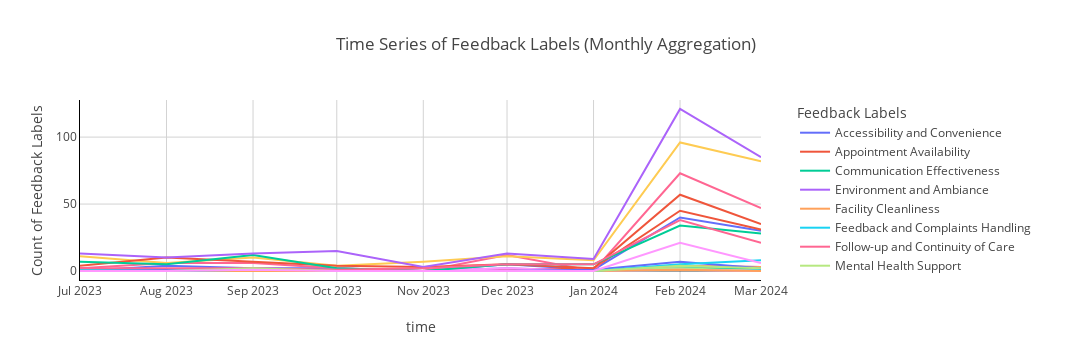

Notebook source saved alongside this figure:
### Code cell
import pandas as pd
import plotly.express as px
data = data[((data['sentiment_free_text'] == 'neutral') | (data['sentiment_free_text'] == 'positive'))]
data["time"] = pd.to_datetime(data["time"])

# Setting the 'time' column as the index
data.set_index("time", inplace=True)

# Grouping by month and 'feedback_labels' and then counting the occurrences
# Converting the time index to a period index for monthly resampling
data.index = data.index.to_period("M")
monthly_feedback_counts = (
    data.groupby([data.index, "feedback_labels"])
    .size()
    .unstack(fill_value=0)
)

# Converting the period index back to a timestamp for compatibility with Plotly
monthly_feedback_counts.index = monthly_feedback_counts.index.to_timestamp()

# Plotting the data using Plotly Express with custom line colors
fig1 = px.line(
    monthly_feedback_counts,
    x=monthly_feedback_counts.index,
    y=monthly_feedback_counts.columns,
    title="Time Series of Feedback Labels (Monthly Aggregation)",
    labels={"x": "Month", "value": "Count of Feedback Labels", "variable": "Feedback Labels"},
    color_discrete_sequence=px.colors.qualitative.Plotly,
)

# Updating the layout
fig1.update_layout(
    width=1100,
    legend=dict(title="Feedback Labels", x=1.05, y=1, xanchor="left", yanchor="top"),
    xaxis=dict(gridcolor="lightgray", showline=True, linewidth=1, linecolor="black"),
    yaxis=dict(gridcolor="lightgray", showline=True, linewidth=1, linecolor="black"),
    plot_bgcolor="white",
)

# Displaying the plot in Jupyter Notebook
fig1.show()

### Figure 1 — Plotly figure (JSON) as saved in the notebook; plotly's stock layout.template omitted (floating-point values rounded to 4 significant figures)
{"data": [{"hovertemplate": "feedback_labels=Accessibility and Convenience<br>time=%{x}<br>Count of Feedback Labels=%{y}<extra></extra>", "legendgroup": "Accessibility and Convenience", "line": {"color": "#636EFA", "dash": "solid"}, "marker": {"symbol": "circle"}, "mode": "lines", "name": "Accessibility and Convenience", "orientation": "v", "showlegend": true, "type": "scatter", "x": ["2023-07-01T00:00:00", "2023-08-01T00:00:00", "2023-09-01T00:00:00", "2023-10-01T00:00:00", "2023-11-01T00:00:00", "2023-12-01T00:00:00", "2024-01-01T00:00:00", "2024-02-01T00:00:00", "2024-03-01T00:00:00"], "xaxis": "x", "y": [0, 4, 2, 2, 0, 5, 1, 40, 30], "yaxis": "y"}, {"hovertemplate": "feedback_labels=Appointment Availability<br>time=%{x}<br>Count of Feedback Labels=%{y}<extra></extra>", "legendgroup": "Appointment Availability", "line": {"color": "#EF553B", "dash": "solid"}, "marker": {"symbol": "circle"}, "mode": "lines", "name": "Appointment Availability", "orientation": "v", "showlegend": true, "type": "scatter", "x": ["2023-07-01T00:00:00", "2023-08-01T00:00:00", "2023-09-01T00:00:00", "2023-10-01T00:00:00", "2023-11-01T00:00:00", "2023-12-01T00:00:00", "2024-01-01T00:00:00", "2024-02-01T00:00:00", "2024-03-01T00:00:00"], "xaxis": "x", "y": [2, 0, 1, 0, 0, 1, 2, 45, 31], "yaxis": "y"}, {"hovertemplate": "feedback_labels=Communication Effectiveness<br>time=%{x}<br>Count of Feedback Labels=%{y}<extra></extra>", "legendgroup": "Communication Effectiveness", "line": {"color": "#00CC96", "dash": "solid"}, "marker": {"symbol": "circle"}, "mode": "lines", "name": "Communication Effectiveness", "orientation": "v", "showlegend": true, "type": "scatter", "x": ["2023-07-01T00:00:00", "2023-08-01T00:00:00", "2023-09-01T00:00:00", "2023-10-01T00:00:00", "2023-11-01T00:00:00", "2023-12-01T00:00:00", "2024-01-01T00:00:00", "2024-02-01T00:00:00", "2024-03-01T00:00:00"], "xaxis": "x", "y": [1, 0, 0, 0, 0, 0, 0, 2, 2], "yaxis": "y"}, {"hovertemplate": "feedback_labels=Environment and Ambiance<br>time=%{x}<br>Count of Feedback Labels=%{y}<extra></extra>", "legendgroup": "Environment and Ambiance", "line": {"color": "#AB63FA", "dash": "solid"}, "marker": {"symbol": "circle"}, "mode": "lines", "name": "Environment and Ambiance", "orientation": "v", "showlegend": true, "type": "scatter", "x": ["2023-07-01T00:00:00", "2023-08-01T00:00:00", "2023-09-01T00:00:00", "2023-10-01T00:00:00", "2023-11-01T00:00:00", "2023-12-01T00:00:00", "2024-01-01T00:00:00", "2024-02-01T00:00:00", "2024-03-01T00:00:00"], "xaxis": "x", "y": [0, 0, 0, 1, 0, 2, 0, 4, 3], "yaxis": "y"}, {"hovertemplate": "feedback_labels=Facility Cleanliness<br>time=%{x}<br>Count of Feedback Labels=%{y}<extra></extra>", "legendgroup": "Facility Cleanliness", "line": {"color": "#FFA15A", "dash": "solid"}, "marker": {"symbol": "circle"}, "mode": "lines", "name": "Facility Cleanliness", "orientation": "v", "showlegend": true, "type": "scatter", "x": ["2023-07-01T00:00:00", "2023-08-01T00:00:00", "2023-09-01T00:00:00", "2023-10-01T00:00:00", "2023-11-01T00:00:00", "2023-12-01T00:00:00", "2024-01-01T00:00:00", "2024-02-01T00:00:00", "2024-03-01T00:00:00"], "xaxis": "x", "y": [0, 0, 0, 0, 0, 0, 0, 4, 3], "yaxis": "y"}, {"hovertemplate": "feedback_labels=Feedback and Complaints Handling<br>time=%{x}<br>Count of Feedback Labels=%{y}<extra></extra>", "legendgroup": "Feedback and Complaints Handling", "line": {"color": "#19D3F3", "dash": "solid"}, "marker": {"symbol": "circle"}, "mode": "lines", "name": "Feedback and Complaints Handling", "orientation": "v", "showlegend": true, "type": "scatter", "x": ["2023-07-01T00:00:00", "2023-08-01T00:00:00", "2023-09-01T00:00:00", "2023-10-01T00:00:00", "2023-11-01T00:00:00", "2023-12-01T00:00:00", "2024-01-01T00:00:00", "2024-02-01T00:00:00", "2024-03-01T00:00:00"], "xaxis": "x", "y": [0, 0, 0, 0, 0, 0, 0, 1, 1], "yaxis": "y"}, {"hovertemplate": "feedback_labels=Follow-up and Continuity of Care<br>time=%{x}<br>Count of Feedback Labels=%{y}<extra></extra>", "legendgroup": "Follow-up and Continuity of Care", "line": {"color": "#FF6692", "dash": "solid"}, "marker": {"symbol": "circle"}, "mode": "lines", "name": "Follow-up and Continuity of Care", "orientation": "v", "showlegend": true, "type": "scatter", "x": ["2023-07-01T00:00:00", "2023-08-01T00:00:00", "2023-09-01T00:00:00", "2023-10-01T00:00:00", "2023-11-01T00:00:00", "2023-12-01T00:00:00", "2024-01-01T00:00:00", "2024-02-01T00:00:00", "2024-03-01T00:00:00"], "xaxis": "x", "y": [2, 6, 6, 2, 0, 12, 0, 73, 47], "yaxis": "y"}, {"hovertemplate": "feedback_labels=Mental Health Support<br>time=%{x}<br>Count of Feedback Labels=%{y}<extra></extra>", "legendgroup": "Mental Health Support", "line": {"color": "#B6E880", "dash": "solid"}, "marker": {"symbol": "circle"}, "mode": "lines", "name": "Mental Health Support", "orientation": "v", "showlegend": true, "type": "scatter", "x": ["2023-07-01T00:00:00", "2023-08-01T00:00:00", "2023-09-01T00:00:00", "2023-10-01T00:00:00", "2023-11-01T00:00:00", "2023-12-01T00:00:00", "2024-01-01T00:00:00", "2024-02-01T00:00:00", "2024-03-01T00:00:00"], "xaxis": "x", "y": [0, 0, 0, 0, 0, 0, 0, 2, 0], "yaxis": "y"}, {"hovertemplate": "feedback_labels=Patient Education and Information<br>time=%{x}<br>Count of Feedback Labels=%{y}<extra></extra>", "legendgroup": "Patient Education and Information", "line": {"color": "#FF97FF", "dash": "solid"}, "marker": {"symbol": "circle"}, "mode": "lines", "name": "Patient Education and Information", "orientation": "v", "showlegend": true, "type": "scatter", "x": ["2023-07-01T00:00:00", "2023-08-01T00:00:00", "2023-09-01T00:00:00", "2023-10-01T00:00:00", "2023-11-01T00:00:00", "2023-12-01T00:00:00", "2024-01-01T00:00:00", "2024-02-01T00:00:00", "2024-03-01T00:00:00"], "xaxis": "x", "y": [0, 1, 0, 0, 0, 2, 0, 1, 0], "yaxis": "y"}, {"hovertemplate": "feedback_labels=Patient Respect<br>time=%{x}<br>Count of Feedback Labels=%{y}<extra></extra>", "legendgroup": "Patient Respect", "line": {"color": "#FECB52", "dash": "solid"}, "marker": {"symbol": "circle"}, "mode": "lines", "name": "Patient Respect", "orientation": "v", "showlegend": true, "type": "scatter", "x": ["2023-07-01T00:00:00", "2023-08-01T00:00:00", "2023-09-01T00:00:00", "2023-10-01T00:00:00", "2023-11-01T00:00:00", "2023-12-01T00:00:00", "2024-01-01T00:00:00", "2024-02-01T00:00:00", "2024-03-01T00:00:00"], "xaxis": "x", "y": [11, 6, 10, 4, 7, 11, 8, 96, 82], "yaxis": "y"}, {"hovertemplate": "feedback_labels=Prescriptions and Medication Management<br>time=%{x}<br>Count of Feedback Labels=%{y}<extra></extra>", "legendgroup": "Prescriptions and Medication Management", "line": {"color": "#636EFA", "dash": "solid"}, "marker": {"symbol": "circle"}, "mode": "lines", "name": "Prescriptions and Medication Management", "orientation": "v", "showlegend": true, "type": "scatter", "x": ["2023-07-01T00:00:00", "2023-08-01T00:00:00", "2023-09-01T00:00:00", "2023-10-01T00:00:00", "2023-11-01T00:00:00", "2023-12-01T00:00:00", "2024-01-01T00:00:00", "2024-02-01T00:00:00", "2024-03-01T00:00:00"], "xaxis": "x", "y": [1, 1, 0, 0, 0, 0, 1, 7, 2], "yaxis": "y"}, {"hovertemplate": "feedback_labels=Reception Staff Interaction<br>time=%{x}<br>Count of Feedback Labels=%{y}<extra></extra>", "legendgroup": "Reception Staff Interaction", "line": {"color": "#EF553B", "dash": "solid"}, "marker": {"symbol": "circle"}, "mode": "lines", "name": "Reception Staff Interaction", "orientation": "v", "showlegend": true, "type": "scatter", "x": ["2023-07-01T00:00:00", "2023-08-01T00:00:00", "2023-09-01T00:00:00", "2023-10-01T00:00:00", "2023-11-01T00:00:00", "2023-12-01T00:00:00", "2024-01-01T00:00:00", "2024-02-01T00:00:00", "2024-03-01T00:00:00"], "xaxis": "x", "y": [4, 10, 7, 4, 3, 5, 2, 57, 35], "yaxis": "y"}, {"hovertemplate": "feedback_labels=Staff Empathy and Compassion<br>time=%{x}<br>Count of Feedback Labels=%{y}<extra></extra>", "legendgroup": "Staff Empathy and Compassion", "line": {"color": "#00CC96", "dash": "solid"}, "marker": {"symbol": "circle"}, "mode": "lines", "name": "Staff Empathy and Compassion", "orientation": "v", "showlegend": true, "type": "scatter", "x": ["2023-07-01T00:00:00", "2023-08-01T00:00:00", "2023-09-01T00:00:00", "2023-10-01T00:00:00", "2023-11-01T00:00:00", "2023-12-01T00:00:00", "2024-01-01T00:00:00", "2024-02-01T00:00:00", "2024-03-01T00:00:00"], "xaxis": "x", "y": [7, 5, 12, 2, 0, 5, 5, 34, 28], "yaxis": "y"}, {"hovertemplate": "feedback_labels=Staff Professionalism<br>time=%{x}<br>Count of Feedback Labels=%{y}<extra></extra>", "legendgroup": "Staff Professionalism", "line": {"color": "#AB63FA", "dash": "solid"}, "marker": {"symbol": "circle"}, "mode": "lines", "name": "Staff Professionalism", "orientation": "v", "showlegend": true, "type": "scatter", "x": ["2023-07-01T00:00:00", "2023-08-01T00:00:00", "2023-09-01T00:00:00", "2023-10-01T00:00:00", "2023-11-01T00:00:00", "2023-12-01T00:00:00", "2024-01-01T00:00:00", "2024-02-01T00:00:00", "2024-03-01T00:00:00"], "xaxis": "x", "y": [13, 10, 13, 15, 3, 13, 9, 121, 85], "yaxis": "y"}, {"hovertemplate": "feedback_labels=Surgery Website<br>time=%{x}<br>Count of Feedback Labels=%{y}<extra></extra>", "legendgroup": "Surgery Website", "line": {"color": "#FFA15A", "dash": "solid"}, "marker": {"symbol": "circle"}, "mode": "lines", "name": "Surgery Website", "orientation": "v", "showlegend": true, "type": "scatter", "x": ["2023-07-01T00:00:00", "2023-08-01T00:00:00", "2023-09-01T00:00:00", "2023-10-01T00:00:00", "2023-11-01T00:00:00", "2023-12-01T00:00:00", "2024-01-01T00:00:00", "2024-02-01T00:00:00", "2024-03-01T00:00:00"], "xaxis": "x", "y": [0, 0, 0, 0, 0, 0, 0, 1, 0], "yaxis": "y"}, {"hovertemplate": "feedback_labels=Test Results<br>time=%{x}<br>Count of Feedback Labels=%{y}<extra></extra>", "legendgroup": "Test Results", "line": {"color": "#19D3F3", "dash": "solid"}, "marker": {"symbol": "circle"}, "mode": "lines", "name": "Test Results", "orientation": "v", "showlegend": true, "type": "scatter", "x": ["2023-07-01T00:00:00", "2023-08-01T00:00:00", "2023-09-01T00:00:00", "2023-10-01T00:00:00", "2023-11-01T00:00:00", "2023-12-01T00:00:00", "2024-01-01T00:00:00", "2024-02-01T00:00:00", "2024-03-01T00:00:00"], "xaxis": "x", "y": [1, 0, 1, 1, 0, 0, 0, 5, 8], "yaxis": "y"}, {"hovertemplate": "feedback_labels=Treatment Quality<br>time=%{x}<br>Count of Feedback Labels=%{y}<extra></extra>", "legendgroup": "Treatment Quality", "line": {"color": "#FF6692", "dash": "solid"}, "marker": {"symbol": "circle"}, "mode": "lines", "name": "Treatment Quality", "orientation": "v", "showlegend": true, "type": "scatter", "x": ["2023-07-01T00:00:00", "2023-08-01T00:00:00", "2023-09-01T00:00:00", "2023-10-01T00:00:00", "2023-11-01T00:00:00", "2023-12-01T00:00:00", "2024-01-01T00:00:00", "2024-02-01T00:00:00", "2024-03-01T00:00:00"], "xaxis": "x", "y": [2, 2, 2, 1, 2, 5, 5, 38, 21], "yaxis": "y"}, {"hovertemplate": "feedback_labels=Vaccinations<br>time=%{x}<br>Count of Feedback Labels=%{y}<extra></extra>", "legendgroup": "Vaccinations", "line": {"color": "#B6E880", "dash": "solid"}, "marker": {"symbol": "circle"}, "mode": "lines", "name": "Vaccinations", "orientation": "v", "showlegend": true, "type": "scatter", "x": ["2023-07-01T00:00:00", "2023-08-01T00:00:00", "2023-09-01T00:00:00", "2023-10-01T00:00:00", "2023-11-01T00:00:00", "2023-12-01T00:00:00", "2024-01-01T00:00:00", "2024-02-01T00:00:00", "2024-03-01T00:00:00"], "xaxis": "x", "y": [0, 0, 2, 0, 0, 0, 0, 4, 2], "yaxis": "y"}, {"hovertemplate": "feedback_labels=Waiting Time<br>time=%{x}<br>Count of Feedback Labels=%{y}<extra></extra>", "legendgroup": "Waiting Time", "line": {"color": "#FF97FF", "dash": "solid"}, "marker": {"symbol": "circle"}, "mode": "lines", "name": "Waiting Time", "orientation": "v", "showlegend": true, "type": "scatter", "x": ["2023-07-01T00:00:00", "2023-08-01T00:00:00", "2023-09-01T00:00:00", "2023-10-01T00:00:00", "2023-11-01T00:00:00", "2023-12-01T00:00:00", "2024-01-01T00:00:00", "2024-02-01T00:00:00", "2024-03-01T00:00:00"], "xaxis": "x", "y": [0, 0, 1, 0, 0, 0, 0, 21, 6], "yaxis": "y"}], "layout": {"height": 360, "legend": {"title": {"text": "Feedback Labels"}, "tracegroupgap": 0, "x": 1.05, "xanchor": "left", "y": 1, "yanchor": "top"}, "plot_bgcolor": "white", "title": {"text": "Time Series of Feedback Labels (Monthly Aggregation)"}, "width": 1100, "xaxis": {"anchor": "y", "autorange": true, "domain": [0, 1], "gridcolor": "lightgray", "linecolor": "black", "linewidth": 1, "range": ["2023-07-01", "2024-03-01"], "showline": true, "title": {"text": "time"}, "type": "date"}, "yaxis": {"anchor": "x", "autorange": true, "domain": [0, 1], "gridcolor": "lightgray", "linecolor": "black", "linewidth": 1, "range": [-6.722, 127.7], "showline": true, "title": {"text": "Count of Feedback Labels"}, "type": "linear"}}}
